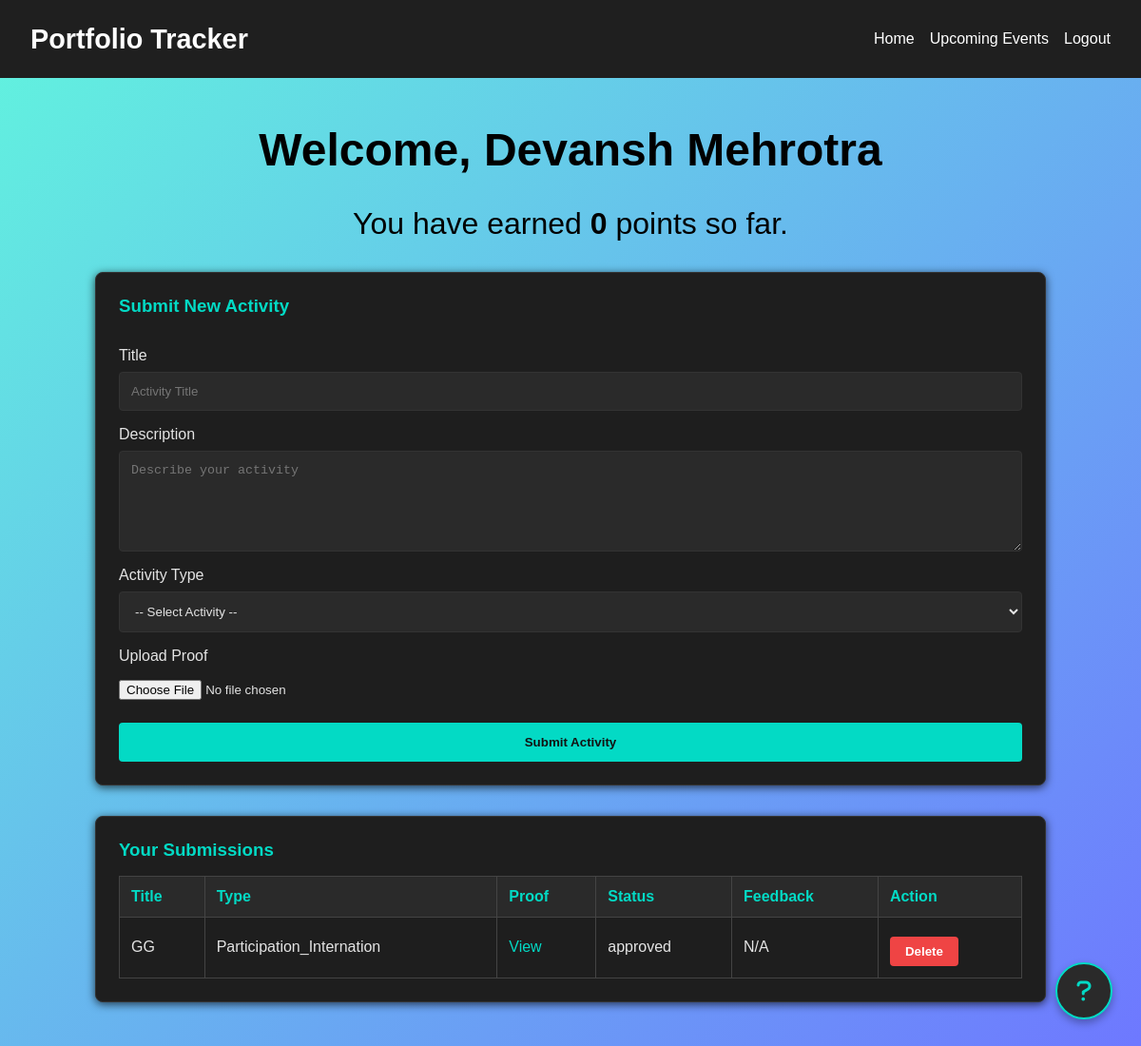
The page /student (signed in) on the database as committed earlier.
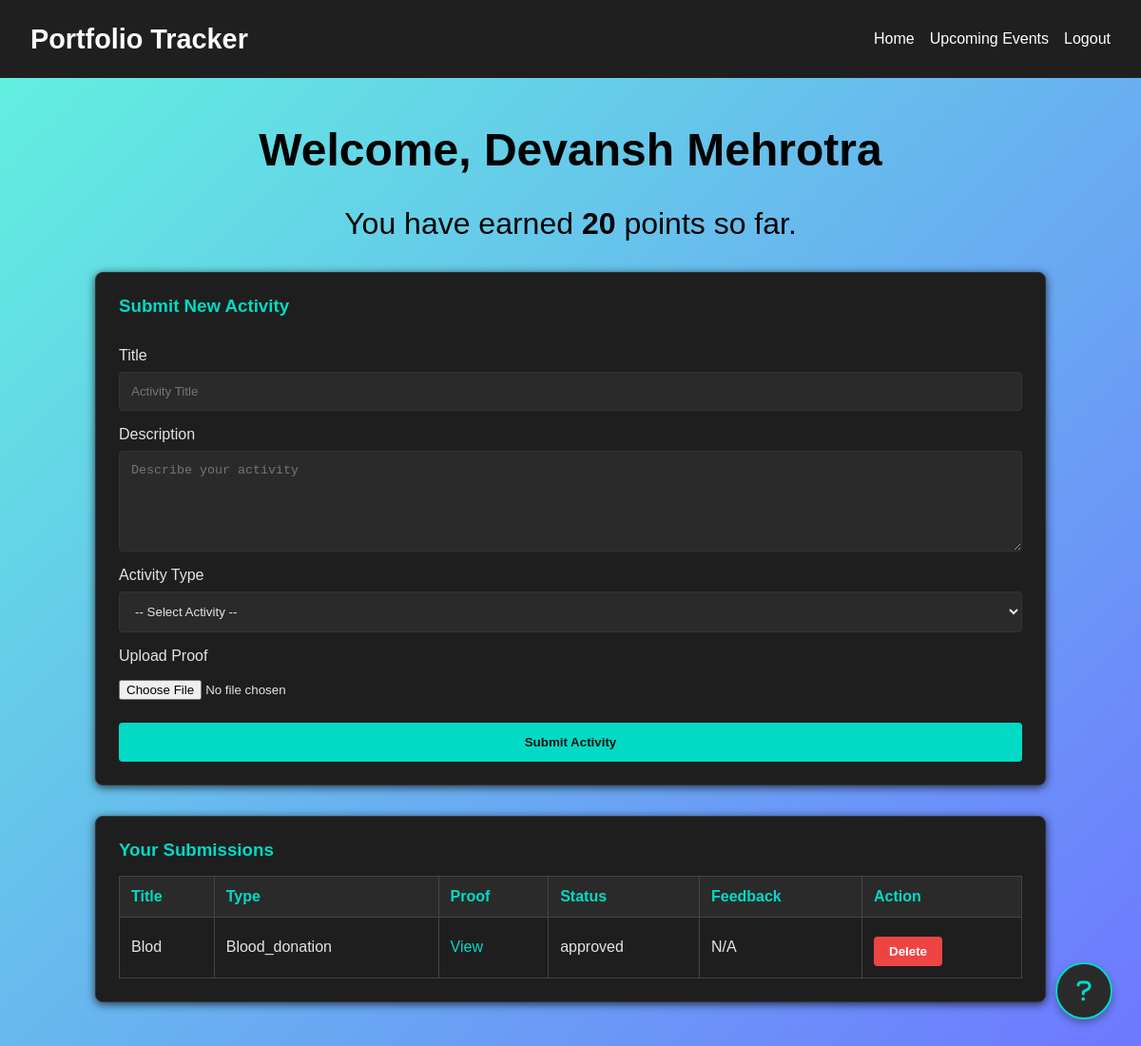
The same page on the database as committed later.
### database.py (models this page shows)
class User(db.Model):
    id = db.Column(db.Integer, primary_key=True)
    name=db.Column(db.String(100), nullable=True    )
    email = db.Column(db.String(100), unique=True, nullable=False)
    password = db.Column(db.String(200), nullable=False)
    role = db.Column(db.String(10), nullable=False)  # 'student' or 'faculty'
    usn = db.Column(db.String(20), unique=True, nullable=True)  # Changed to nullable=True
    points = db.Column(db.Integer, default=0)

class Activity(db.Model):
    id = db.Column(db.Integer, primary_key=True)
    title = db.Column(db.String(200), nullable=False)
    description = db.Column(db.Text, nullable=False)
    proof = db.Column(db.String(200), nullable=False)
    status = db.Column(db.String(20), default='pending')  # 'pending', 'approved', 'rejected'
    feedback = db.Column(db.Text)  # faculty feedback
    activity_type = db.Column(db.String(50))  # e.g., 'journal_q1q2', 'blood_donation', etc.
    student_id = db.Column(db.Integer, db.ForeignKey('user.id'), nullable=False)
    student = db.relationship('User', backref=db.backref('activities', lazy=True))

### app.py (the view)
@app.route('/student')
def student_dashboard():
    if 'user_id' not in session:
        flash('Please login first.', 'error')
        return redirect(url_for('login'))
    user = User.query.get(session['user_id'])
    db.session.refresh(user)  # Refresh user data
    if user.points >= 100:
        flash('You have reached 100 points and cannot submit more activities.', 'info')
    activities = Activity.query.filter_by(student_id=user.id).all()
    return render_template('student.html', user=user, activities=activities)

### templates/student.html (shortened to what this page needs)
<!DOCTYPE html>
<html>
<head>
    <link rel="stylesheet" href="{{ url_for('static', filename='styles.css') }}">
</head>
<body>
    <link rel="stylesheet" href="https://cdnjs.cloudflare.com/ajax/libs/font-awesome/6.0.0/css/all.min.css">
    <button class="help-desk-btn" onclick="toggleHelpDesk()" title="Help Desk">
        <i class="fas fa-question"></i>
    </button>
    <nav class="navbar">
        <h1>Portfolio Tracker</h1>
        <ul class="nav-links">
            <li><a href="{{ url_for('home') }}">Home</a></li>
            <li><a href="{{ url_for('upcoming_events') }}">Upcoming Events</a></li>
            <li><a href="{{ url_for('logout') }}">Logout</a></li>
        </ul>
    </nav>
    <div class="dashboard-container">
        <h2 class="dashboard-title">Welcome, {{ user.name }}</h2>
        <p class="dashboard-subtitle">You have earned <strong>{{ user.points }}</strong> points so far.</p>
        {% if user.points < 100 %}
        <div class="card submission-form">
            <h3>Submit New Activity</h3>
            <form method="POST" action="{{ url_for('submit_activity') }}" enctype="multipart/form-data">
                <label>Title</label>
                <input type="text" name="title" placeholder="Activity Title" required>
                <label>Description</label>
                <textarea name="description" placeholder="Describe your activity" required></textarea>
                <label>Activity Type</label>
                <select name="activity_type" required>
                    <option value="">-- Select Activity --</option>
                </select>
                <label>Upload Proof</label>
                <input type="file" name="proof" required accept=".pdf,.jpg,.jpeg,.png">
                <button type="submit">Submit Activity</button>
            </form>
        </div>
        {% else %}
        <div class="alert">
            <p>You have reached 100 points. No further submissions are allowed.</p>
        </div>
        {% endif %}
        <div class="card activity-list">
            <h3>Your Submissions</h3>
            {% if activities %}
            <table>
                <thead>
                    <tr>
                        <th>Title</th>
                        <th>Type</th>
                        <th>Proof</th>
                        <th>Status</th>
                        <th>Feedback</th>
                        <th>Action</th>
                    </tr>
                </thead>
                <tbody>
                    {% for activity in activities %}
                    <tr>
                        <td>{{ activity.title }}</td>
                        <td>{{ activity.activity_type }}</td>
                        <td><a href="{{ url_for('uploaded_file', filename=activity.proof) }}" target="_blank">View</a></td>
                        <td>{{ activity.status }}</td>
                        <td>{{ activity.feedback or 'N/A' }}</td>
                        <td>
                            <form method="POST" action="{{ url_for('delete_activity', activity_id=activity.id) }}">
                                <button type="submit" class="delete-button">Delete</button>
                            </form>
                        </td>
                    </tr>
                    {% endfor %}
                </tbody>
            </table>
            {% else %}
            <p>No submissions yet.</p>
            {% endif %}
        </div>
    </div>
</body>
</html>

### static/styles.css (style rules this page uses)
body { margin: 0; padding: 0; font-family: 'Montserrat', sans-serif; background: linear-gradient(135deg, #61f4de, #6e78ff); color: #e4e4e4; }
.help-desk-btn { position: fixed; bottom: 30px; right: 30px; width: 60px; height: 60px; border-radius: 50%; background: #2a2a2a; color: #03dac5; border: 2px solid #03dac5; box-shadow: 0 4px 8px rgba(0,0,0,0.3); cursor: pointer; z-index: 1000; display: flex; align-items: center; justify-content: center; font-size: 24px; transition: all 0.3s; }
.navbar { background-color: #1f1f1f; padding: 1rem 2rem; display: flex; justify-content: space-between; align-items: center; }
.navbar h1 { margin: 0; font-size: 1.8rem; color: #ffffff; }
.nav-links { list-style: none; display: flex; gap: 1rem; }
.nav-links li a { color: #bbbbbb; text-decoration: none; font-weight: 500; transition: color 0.3s ease; }
.button, button { background-color: #03dac5; color: #121212; border: none; padding: 0.8rem 1.2rem; border-radius: 4px; cursor: pointer; font-weight: 600; transition: background-color 0.3s ease; }
.dashboard-container { max-width: 1200px; margin: 2rem auto; padding: 1rem; }
.submission-form { margin-bottom: 2rem; padding: 1.5rem; border: 1px solid #333333; border-radius: 8px; background-color: #1e1e1e; }
.activity-list { margin-top: 2rem; padding: 1.5rem; border: 1px solid #333333; border-radius: 8px; background-color: #1e1e1e; }
table { width: 100%; border-collapse: collapse; margin-top: 1rem; }
table th, table td { padding: 0.75rem; border: 1px solid #444444; text-align: left; }
table th { background-color: #2a2a2a; color: #03dac5; }

### templates/student.html (style rules this page uses)
body { background: linear-gradient(135deg, #61f4de, #6e78ff); background-blend-mode: hard-light; margin: 0; padding: 0; font-family: 'Montserrat', sans-serif; color: #e4e4e4; }
.navbar { background-color: #1f1f1f; padding: 1rem 2rem; display: flex; justify-content: space-between; align-items: center; }
.navbar h1 { margin: 0; font-size: 1.8rem; color: #ffffff; }
.nav-links { list-style: none; display: flex; gap: 1rem; }
.nav-links li a { color: #ffffff; text-decoration: none; font-weight: 500; transition: color 0.2s ease-in-out; }
.dashboard-container { max-width: 1000px; margin: 3rem auto; padding: 0 1rem; }
.dashboard-title { text-align: center; font-size: 3rem; margin-bottom: 0.5rem; color: #000000; }
.dashboard-subtitle { text-align: center; font-size: 2rem; margin-bottom: 2rem; color: #000000; }
.card { background-color: #1e1e1e; border-radius: 8px; padding: 1.5rem; margin-bottom: 2rem; box-shadow: 0 2px 10px rgba(0,0,0,0.7); }
.card h3 { margin-top: 0; color: #03dac5; margin-bottom: 1rem; }
.submission-form form { display: flex; flex-direction: column; }
.submission-form form label { margin-top: 1rem; font-weight: 500; }
.submission-form form input[type="text"], .submission-form form textarea, .submission-form form select { margin-top: 0.5rem; padding: 0.75rem; border: 1px solid #333333; border-radius: 4px; background-color: #2a2a2a; color: #e4e4e4; }
.submission-form form textarea { min-height: 80px; }
.submission-form form input[type="file"] { margin-top: 1rem; }
.submission-form form button { background-color: #03dac5; color: #121212; border: none; padding: 0.8rem 1.2rem; border-radius: 4px; cursor: pointer; font-weight: 600; margin-top: 1.5rem; transition: background-color 0.2s ease-in-out; }
.activity-list table { width: 100%; border-collapse: collapse; margin-top: 1rem; }
.activity-list table th, .activity-list table td { padding: 0.75rem; border: 1px solid #444444; }
.activity-list table th { background-color: #2a2a2a; color: #03dac5; font-weight: 600; }
.activity-list table td a { color: #03dac5; text-decoration: none; }
.delete-button { background-color: #ef4444; color: #ffffff; margin-top: 0.5rem; border: none; padding: 0.5rem 1rem; border-radius: 4px; cursor: pointer; font-weight: 600; transition: background-color 0.2s ease-in-out; }

Rows that differ between the two databases and show on the page:
removed Activity: title "GG", activity_type "Participation_Internation", status "approved", feedback "N/A"
changed User "Devansh Mehrotra": points "0" → "20"
added Activity: title "Blod", activity_type "Blood_donation", status "approved", feedback "N/A"
